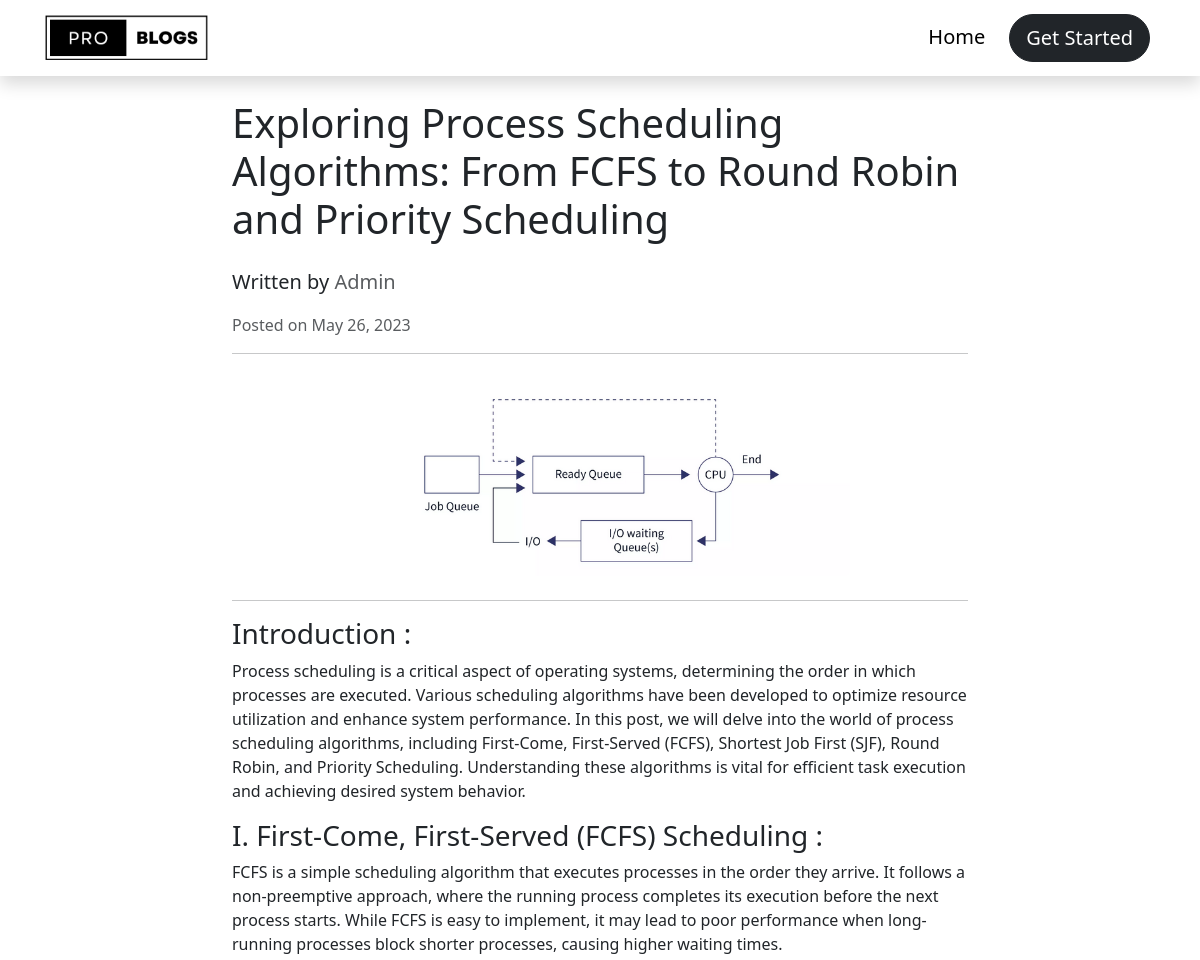
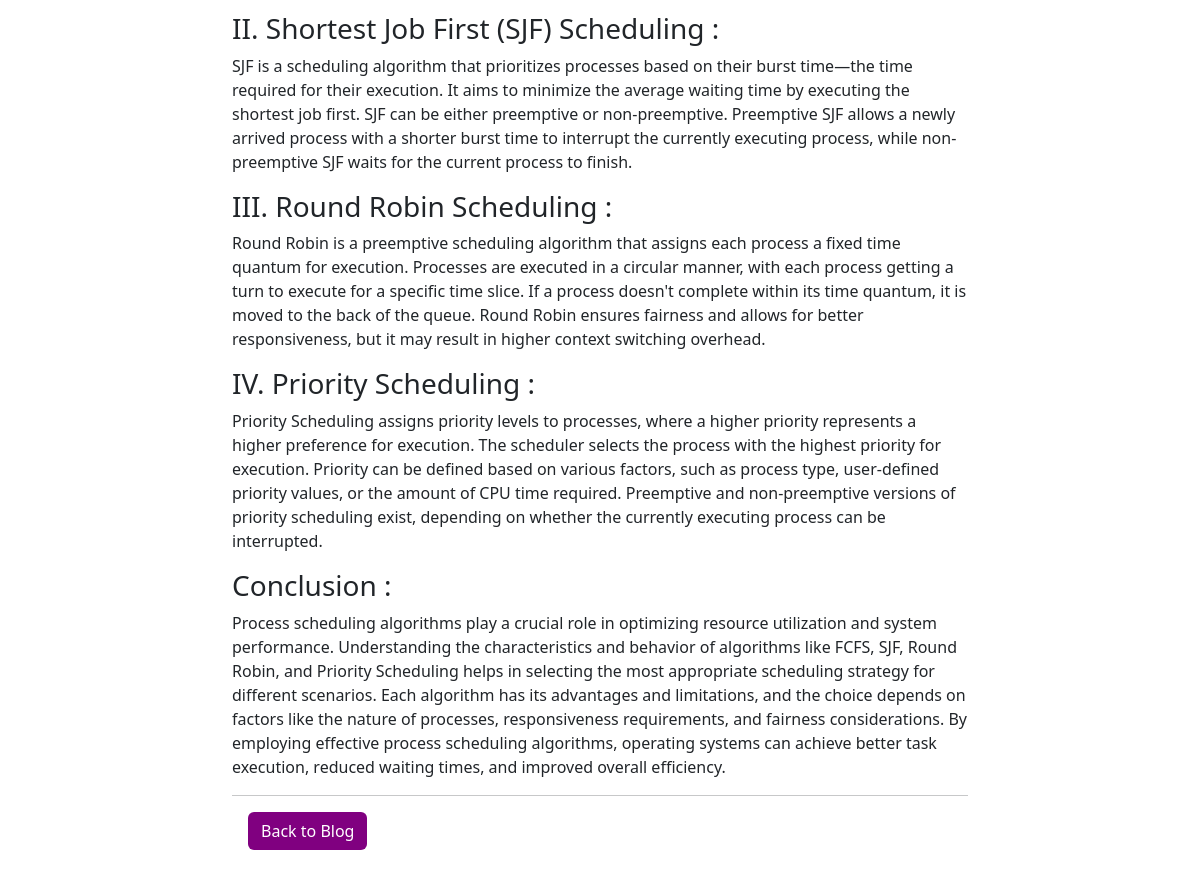
The app's page /blogs/os-scheduling-overview with its own data (2 pictures, top to bottom).
### blogs/models.py (models this page shows, shortened)
class Post(models.Model):
    post_id = models.IntegerField(primary_key=True)
    title = models.CharField(max_length=100)
    content = HTMLField()
    post_url = models.CharField(max_length=200)
    likes = models.ManyToManyField(User, related_name='blogs_post')
    category_name = models.ForeignKey(Category, on_delete=models.CASCADE)
    image_post = models.ImageField(upload_to='post/')
    post_author = models.CharField(max_length=100, default='Admin')
    post_created_at = models.DateField(auto_now_add=True)

### blogs/views.py (the view)
# urls.py: path('blogs/<slug:url>', views.post, name='post'),
def post(request, url):
    post = Post.objects.get(post_url = url)
    total_likes = post.likes.count()
    post_data = {
        'post' : post,
        'total_likes' : total_likes,
    }
    return render(request, 'blogs/posts.html', post_data)

### templates/blogs/posts.html (shortened to what this page needs)
{% extends 'blogs/base.html' %}
{% load static %}
{% block content %}
<div class="container">
    <div class="row">
        <div class="col-md-8 offset-md-2">
            <h1 class="my-4">{{post.title | safe}}</h1>
            <p class="lead">Written by <span class="text-muted">{{post.post_author | safe}}</span></p>
            <p class="text-muted">Posted on {{post.post_created_at}}</p>
            <hr>
            <img src="/media/{{post.image_post}}" class="img-fluid rounded mb-4 mx-auto d-block" alt="{{post.title}} Image" style="width:500px; height: auto;">
            <hr>
            <p>{{post.content | safe}}</p>
            <hr>
            <div class="mt-auto mb-3 mx-3 my-3">
            <a href="/" class="btn btn-purple mb-5">Back to Blog</a>
        </div>
    </div>
</div>
{%endblock%}

### blogs/static/css/style.css (style rules this page uses)
body { padding-top: 75px; }

### templates/blogs/posts.html (style rules this page uses)
.btn-purple { background-color: purple; color: white; transition: background-color 0.3s, color 0.3s; }

### records on screen
Post: title "Exploring Process Scheduling Algorithms: From FCFS to Round Robin and Priority Scheduling", post_author "Admin", post_created_at "May 26, 2023", image_post (picture), content "Introduction : Process scheduling is a critical aspect of operating systems, determining the order in which processes are executed. Various scheduling algorithms have been developed to optimize resource utilization and enhance system performance. In this post, we will delve into the world of process scheduling algorithms, including First-Come, First-Served (FCFS), Shortest Job First (SJF), Round Robin, and Priority Scheduling. Understanding these algorithms is vital for efficient task execution and achieving desired system behavior. I. First-Come, First-Served (FCFS) Scheduling : FCFS is a simple scheduling algorithm that executes processes in the order they arrive. It follows a…"
